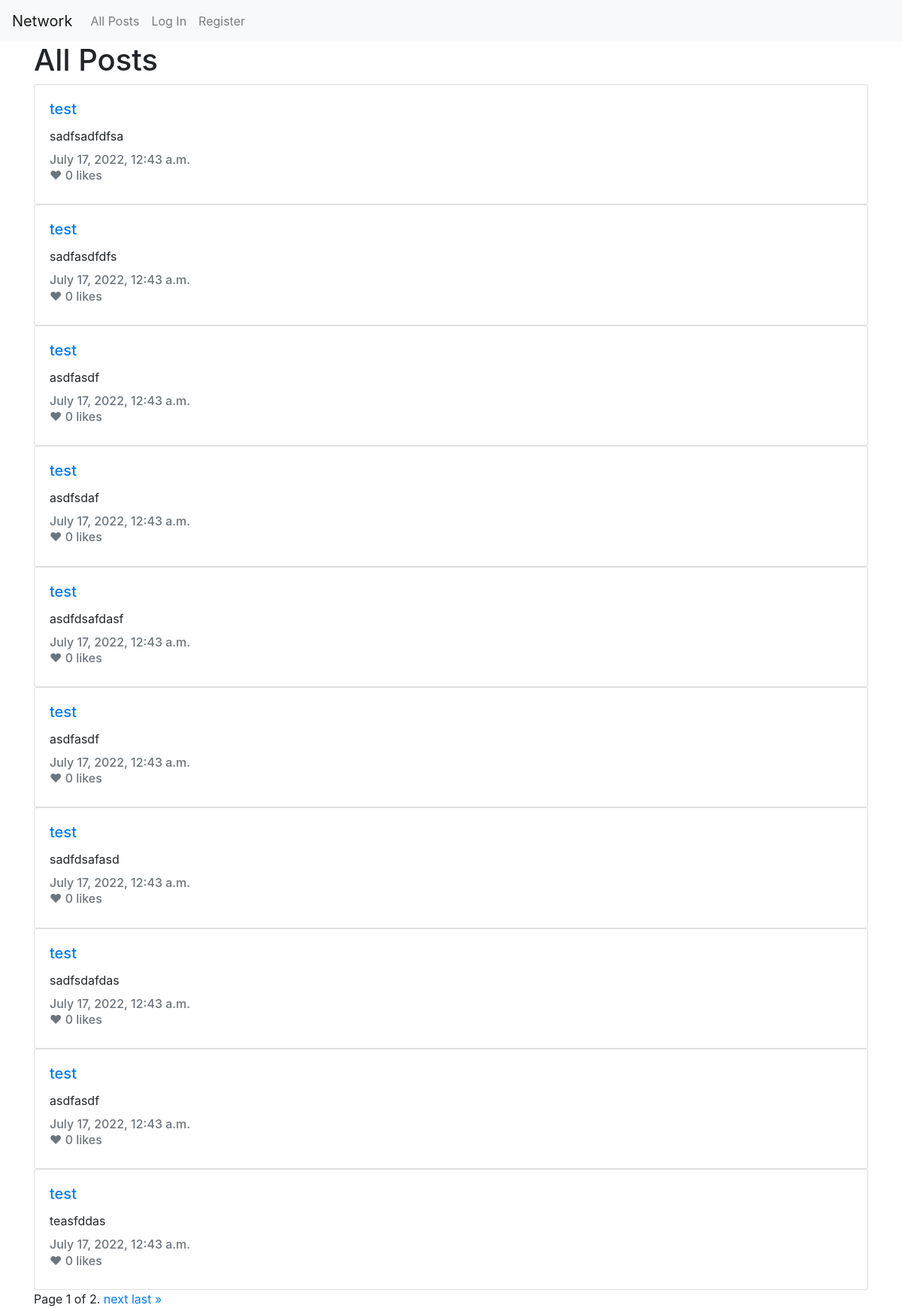
Before: / with the older database file.
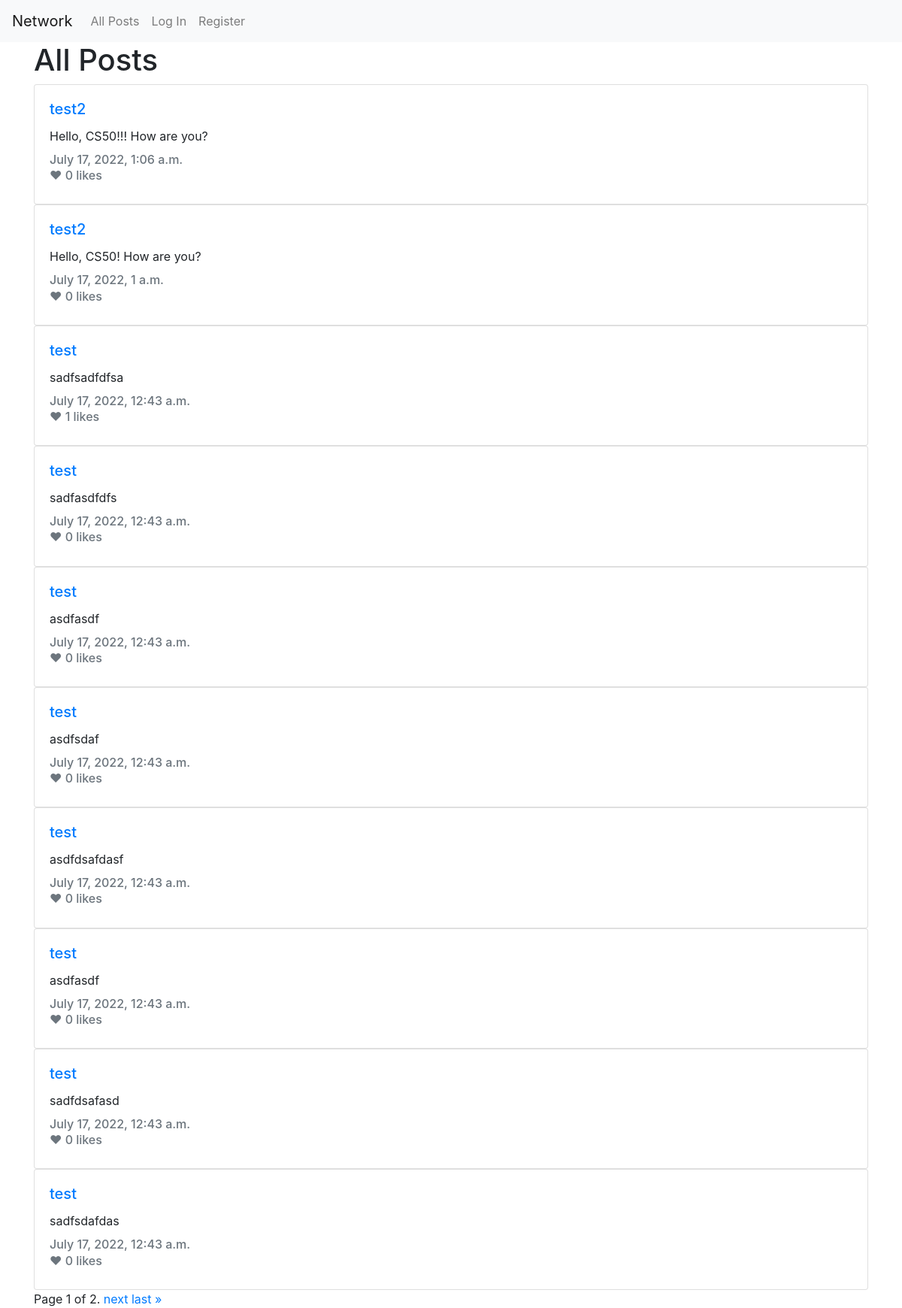
After: the same page with the newer database file.
### network/models.py (models this page shows, shortened)
class Post(models.Model):
    user = models.ForeignKey(User, on_delete=models.CASCADE, related_name="posts")
    text = models.CharField(max_length=280)
    created_at = models.DateTimeField(auto_now_add=True)
    updated_at = models.DateTimeField(auto_now=True)

class User(AbstractUser):
    followers = models.ManyToManyField('self', symmetrical=False, blank=True, related_name='user_followers')
    created_at = models.DateTimeField(auto_now_add=True)
    updated_at = models.DateTimeField(auto_now=True)

### network/views.py (the view)
# urls.py: path("", views.index, name="index"),
def index(request):
    posts = Post.objects.all().order_by("created_at").reverse()
    paginator = Paginator(posts, 10)
    page_number = request.GET.get('page')
    page_obj = paginator.get_page(page_number)
    return render(request, "network/index.html", {
        "page_obj": page_obj,
        "title": "All Posts"
    })

### network/templates/network/index.html (shortened to what this page needs)
{% extends "network/layout.html" %}
{% block body %}
  <div class="container">
    <h1>{{ title }}</h1>
    {% for post in page_obj %}
      <div class="card" style="width: 100%;">
        <div class="card-body">
          <h5 class="card-title">
            <a href="/u/{{ post.user.username }}">{{ post.user.username }}</a>
          </h5>
          <p class="card-text" id="post-text-{{ post.pk }}">{{ post.text }}</p>
          <h6 class="card-subtitle mb-2 text-muted">{{ post.created_at }}</h6>
          <h6 class="card-subtitle mb-2 text-muted likes-count likes-count-{{ post.id }}" data-id="{{ post.id }}">
            ❤ {{ post.likes.count }} likes</h6>
        </div>
      </div>
    {% endfor %}
    <div class="pagination">
      <span class="step-links">
        <span class="current">
          Page {{ page_obj.number }} of {{ page_obj.paginator.num_pages }}.
        </span>
        {% if page_obj.has_next %}
          <a href="?page={{ page_obj.next_page_number }}">next</a>
          <a href="?page={{ page_obj.paginator.num_pages }}">last &raquo;</a>
        {% endif %}
        </span>
    </div>
  </div>
{% endblock %}

Changed rows visible on the page:
no longer on this page (row unchanged): Post: user.username "test", text "asdfasdf", created_at "July 17, 2022, 12:43 a.m.", likes.count "0"
no longer on this page (row unchanged): Post: user.username "test", text "teasfddas", created_at "July 17, 2022, 12:43 a.m.", likes.count "0"
added Post: user.username "test2", text "Hello, CS50!!! How are you?", created_at "July 17, 2022, 1:06 a.m.", likes.count "0"
added Post: user.username "test2", text "Hello, CS50! How are you?", created_at "July 17, 2022, 1 a.m.", likes.count "0"
computed for Post "sadfsadfdfsa": likes.count "0" → "1"
